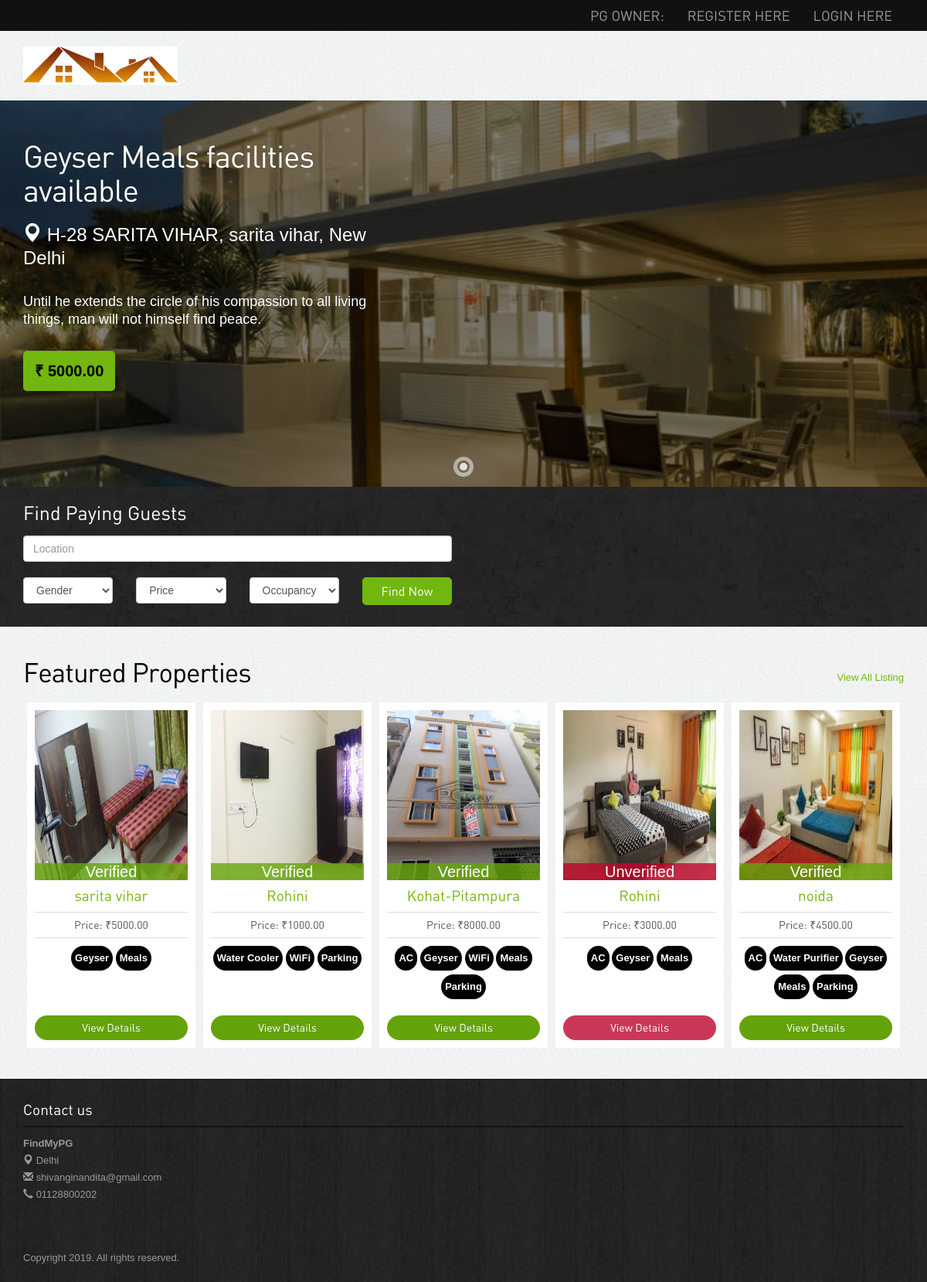
The page / on the database its author committed.
### main/models.py (models this page shows)
class PG(models.Model):
    ownerid=models.ForeignKey(Owner, on_delete=models.CASCADE)
    address=models.CharField(max_length=30)
    location=models.CharField(max_length=30)
    city=models.CharField(max_length=30)
    pin=models.IntegerField()
    rent=models.DecimalField(max_digits=10,decimal_places=2)
    occupancy=models.IntegerField()
    forgender=models.CharField(max_length=30)
    size=models.IntegerField()
    rooms=models.IntegerField()
    intime=models.DateTimeField()
    outtime=models.DateTimeField()
    description=models.TextField(default="")
    isverified=models.BooleanField(default=False)

### user/views.py (the view)
# urls.py: path(r'', user.index),
def index(request):
	pgs=PG.objects.filter()
	pgs=pgs[:5]
	for i in range(len(pgs)):
		pgimages=PGImages.objects.filter(pgid=pgs[i])
		if(len(pgimages)!=0):
			pgs[i].image=pgimages[0].image
		amn=Ameneties.objects.get(pgid=pgs[i])
		pgs[i].ameneties=[]
		if(amn.ac==True):
			pgs[i].ameneties.append('AC')
		if(amn.watercooler==True):
			pgs[i].ameneties.append('Water Cooler')
		if(amn.waterpurifier==True):
			pgs[i].ameneties.append('Water Purifier')
		if(amn.geyser==True):
			pgs[i].ameneties.append('Geyser')
		if(amn.bed==True):
			pgs[i].ameneties.append('Bed')
		if(amn.wifi==True):
			pgs[i].ameneties.append('WiFi')
		if(amn.meals==True):
			pgs[i].ameneties.append('Meals')
		if(amn.parking==True):
			pgs[i].ameneties.append('Parking')
	data={'pgs':pgs}
	return render(request,'user/index.html',data)

### user/templates/user/index.html (shortened to what this page needs)
{% extends 'user/base.html' %}
{% load static %}
{% block 'main' %}
<div class="">
    <div id="slider" class="sl-slider-wrapper">
        <div class="sl-slider">
        {% for pg in pgs %}
          <div class="sl-slide" data-orientation="horizontal" data-slice1-rotation="-25" data-slice2-rotation="-25" data-slice1-scale="2" data-slice2-scale="2">
            <div class="sl-slide-inner">
              <div class="bg-img bg-img-1";></div>
              <h2>
                {% for amn in pg.ameneties %}
                {{amn}}
                {% endfor %}
                facilities available
              </h2>
              <blockquote>
              <p class="location"><span class="glyphicon glyphicon-map-marker"></span> {{pg.address}}, {{pg.location}}, {{pg.city}}</p>
              <p>Until he extends the circle of his compassion to all living things, man will not himself find peace.</p>
              <a href="/pg/details/{{pg.id}}/"><cite style="color:black">₹ {{pg.rent}}</cite></a>
              </blockquote>
            </div>
          </div>
        {% endfor %}
        </div>
        <nav id="nav-dots" class="nav-dots">
          <span class="nav-dot-current"></span>
        </nav>
      </div>
</div>
<div class="banner-search">
  <div class="container">
    <h3>Find Paying Guests</h3>
    <form action="/search/" method="post">
    <div class="searchbar">
      <div class="row">
        <div class="col-lg-6 col-sm-6">
          <input type="text" class="form-control" name="location" placeholder="Location">
          <div class="row">
            <div class="col-lg-3 col-sm-3 ">
              <select name="forgender" class="form-control">
                <option>Gender</option>
              </select>
            </div>
            <div class="col-lg-3 col-sm-4">
              <select name="price" class="form-control">
                <option>Price</option>
              </select>
            </div>
            <div class="col-lg-3 col-sm-4">
            <select name="occupancy" class="form-control">
                <option>Occupancy</option>
              </select>
              </div>
              <div class="col-lg-3 col-sm-4">
              <button class="btn btn-success"  onclick="window.location.href='buysalerent.php'">Find Now</button>
              </div>
          </div>
        </div>
      </div>
    </div>
    </form>
  </div>
</div>
<div class="container">
  <div class="properties-listing spacer"> <a href="/search/" class="pull-right viewall">View All Listing</a>
    <h2>Featured Properties</h2>
    <div id="owl-example" class="owl-carousel">
    {% for pg in pgs %}
      <div class="properties" style="min-height: 440px">
        <div class="image-holder"><img style="height:220px;width:100%" src="images/{{pg.image}}" class="img-responsive" alt="properties"/>
       <div class="status {% if pg.isverified %}sold{% else %}new{% endif %}" style="text-align: center;font-size:20px;text-transform: capitalize;">{% if pg.isverified %}verified{% else %}unverified{% endif %}</div>
            </div>
        <h4><a href="/pg/details/{{pg.id}}">{{ pg.location }}</a></h4>
        <p class="price">Price: ₹{{ pg.rent }}</p>
        <div class="listing-detail" style="height:60px;">
          {% for amn in pg.ameneties %}
          <label style="padding:5px;color:white;background-color:black;maring:5px;border-radius: 20px">{{amn}}</label>
          {% endfor %}
        </div>
        <a class="btn btn-primary" style="{% if not pg.isverified %}background:rgba(190,7,46,0.8){% endif %}" href="/pg/details/{{pg.id}}/">View Details</a>
      </div>
    {% endfor %}
    </div>
  </div>
</div>
{% endblock %}

### user/static/user/assets/style.css (style rules this page uses)
body { color:#555; font:normal 13px/22px Arial; background:url(../images/bgmain.png) #eee; }
h1,h2,h3,h4,h5 { font-weight:normal; font-family: din;margin: 0;padding: 0;color: #000 }
h2 { font-size: 35px; letter-spacing: -1px;margin-bottom: 20px; }
h3 { margin: 0 0 15px 0; font-size: 25px; }
h4 { margin: 10px 0; font-size: 19px; }
p { margin-bottom: 30px; }
a { color:#72b70f; text-decoration:none;outline: none; }
.spacer { margin-top: 40px;margin-bottom:40px; }
select,input { outline: 0; margin-bottom: 20px; }
.btn { border-radius: 5px; font-family: din; outline: none; }
.btn-success { background: #72b70f;border:1px solid #72b70f;padding:6px 20px; font-size:16px; width: 100%; }
.btn-primary { background: #64a30a;border:none;width: 100%;border-radius: 20px; }
.banner-search { background:url(../images/bginside.jpg) #111;color: #fff;padding: 20px 0 10px 0; font-size: 16px; }
.banner-search h3 { color: #fff; }
.properties-listing .viewall { margin-top: 15px; }
.properties-listing div.properties { padding: 10px; background-color: #fff;text-align: center; margin-bottom: 20px; }
.owl-wrapper-outer div.properties { margin: 0 5px; }
.properties-listing div.properties .image-holder { position: relative; }
.properties-listing div.properties .status { position: absolute;bottom: 0;z-index: 100;display: block;width: 100%;color: #fff;padding:0 3px;text-align: right; font-size: 12px; }
.properties-listing div.properties p { margin-bottom: 10px; font-size: 14px;border-top: 1px solid #ddd;border-bottom: 1px solid #ddd;padding: 5px 0;font-family: din; }
.listing-detail { margin-bottom: 30px; }
.status.sold { background:rgba(104,167,13,0.8); }
.status.new { background:rgba(190,7,46,0.8); }

### user/static/user/assets/slitslider/css/style.css (style rules this page uses)
.sl-slider-wrapper { width: 800px; height: 400px; margin: 0 auto; position: relative; overflow: hidden; }
.sl-slider { position: absolute; top: 0; left: 0; }
.sl-slide, .sl-slides-wrapper, .sl-slide-inner { position: absolute; width: 100%; height: 100%; top: 0; left: 0; }
.sl-slide { z-index: 1; }
.sl-slide-horizontal .sl-slide-inner { background: #000; }

### user/static/user/assets/slitslider/css/custom.css (style rules this page uses)
.sl-slider-wrapper { width: 100%; height: 500px; overflow: hidden; position: relative; }
.sl-slider h2, .sl-slider blockquote { padding: 50px 650px 10px 0; width: 100%; max-width: 1140px; color: #fff; margin: 0 auto; position: relative; z-index: 100; border:none; }
.sl-slider h2 { font-size: 40px; text-shadow: 0 -1px 0 rgba(0,0,0,0.2); }
.sl-slider blockquote { padding-top: 10px; font-weight: 300; text-shadow: 0 -1px 0 rgba(0,0,0,0.2); }
.sl-slider blockquote p { font-size: 18px; }
.sl-slider blockquote p.location { font-size: 24px;color: #fff; }
.sl-slider blockquote cite { font-size: 20px; font-weight: 700; font-style: normal; text-transform: uppercase; padding:15px; display: inline-block; background-color: #72b70f; border-radius: 5px; }
.bg-img { padding: 200px; -webkit-box-sizing: content-box; -moz-box-sizing: content-box; box-sizing: content-box; position: absolute; top: -200px; left: -200px; width: 100%; height: 100%; -webkit-background-size: cover; -moz-background-size: cover; background-size: cover; background-position: center center; background-color: #000; opacity: 0.5; }
.nav-dots { text-align: center; position: absolute; bottom: 2%; height: 30px; width: 100%; left: 0; z-index: 1000; }
.nav-dots span { display: inline-block; position: relative; width: 16px; height: 16px; border-radius: 50%; margin: 3px; background: #ddd; background: rgba(150,150,150,0.4); cursor: pointer; box-shadow: 0 1px 1px rgba(255,255,255,0.4), inset 0 1px 1px rgba(0,0,0,0.1); }
.nav-dots span { background: rgba(150,150,150,0.1); margin: 6px; -webkit-transition: all 0.2s; -moz-transition: all 0.2s; -ms-transition: all 0.2s; -o-transition: all 0.2s; transition: all 0.2s; box-shadow: 0 1px 1px rgba(255,255,255,0.4), inset 0 1px 1px rgba(0,0,0,0.1), 0 0 0 2px rgba(255,255,255,0.5); }
.nav-dots span.nav-dot-current, .nav-dots span:hover { box-shadow: 0 1px 1px rgba(255,255,255,0.4), inset 0 1px 1px rgba(0,0,0,0.1), 0 0 0 5px rgba(255,255,255,0.5); }
.nav-dots span.nav-dot-current:after { content: ""; position: absolute; width: 10px; height: 10px; top: 3px; left: 3px; border-radius: 50%; background: rgba(255,255,255,0.8); }
.bg-img-1 { background-image: url(../../../images/slider/1.jpg); }

### rows shown on the page
PG: ameneties "Geyser" "Meals", address "H-28 SARITA VIHAR", location "sarita vihar", city "New Delhi", rent "5000.00", shows a picture, isverified "Verified", ameneties "Geyser" "Meals"
PG: shows a picture, isverified "Verified", location "Rohini", rent "1000.00", ameneties "Water Cooler" "WiFi" "Parking"
PG: shows a picture, isverified "Verified", location "Kohat-Pitampura", rent "8000.00", ameneties "AC" "Geyser" "WiFi" "Meals" "Parking"
PG: shows a picture, isverified "Unverified", location "Rohini", rent "3000.00", ameneties "AC" "Geyser" "Meals"
PG: shows a picture, isverified "Verified", location "noida", rent "4500.00", ameneties "AC" "Water Purifier" "Geyser" "Meals" "Parking"
